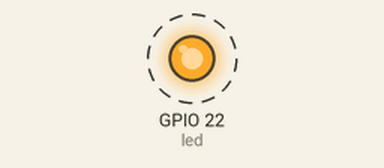
This program was run on a simulated ESP32 board running MicroPython. Shown: output pins drawn as LEDs (lit = HIGH). Dashed ring = blinking.

Above: at 0.5 s.
Timing chart, 0 to 4.6 s (numbered marks = the images above):
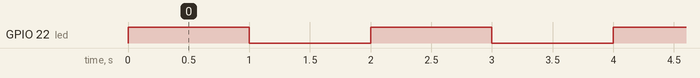

Measured:
- by itself, GPIO 22 (led): alternates HIGH for 1.0 s and LOW for 1.0 s

The program:

blink.py
```python
from machine import Pin
from time import sleep

# GPIO22 is the internal LED for TTGO MINI32
led = Pin(22, Pin.OUT)

# The internal LED turn on when the pin is LOW
while True:
    led.value(not led.value())
    sleep(1)
```
